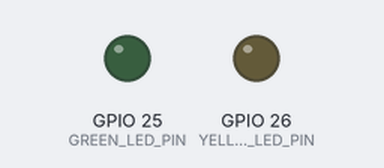
Simulated run of this sketch. Board: ESP32. Shown: output pins drawn as LEDs (lit = HIGH). At 3.5 s the program puts the board to deep sleep or switches it off; the recording ends there.

Above: at 0.0 s.
At 0.6 s:
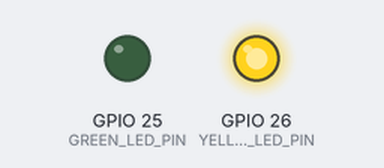
Timing chart, 0 to 3.5 s (numbered marks = the images above):
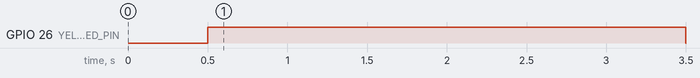

Measured:
- by itself, GPIO 26 (YELLOW_LED_PIN): LOW → HIGH at 0.50 s, → LOW 3.0 s later

The sketch:

DeepSleepExample.ino
```cpp
    /////////////////////////////////////////////////////////////////
   //             ESP32 Deep Sleep Example 1             v1.00    //
  //       Get the latest version of the code here:              //
 //       http://educ8s.tv/esp32-deep-sleep-tutorial            //
/////////////////////////////////////////////////////////////////

#define uS_TO_S_FACTOR 1000000  /* Conversion factor for micro seconds to seconds */
#define TIME_TO_SLEEP  3        /* Time ESP32 will go to sleep (in seconds) */

RTC_DATA_ATTR int bootCount = 0;

int GREEN_LED_PIN = 25;
int YELLOW_LED_PIN = 26;

void setup(){

  pinMode(GREEN_LED_PIN,OUTPUT);
  pinMode(YELLOW_LED_PIN,OUTPUT);
  delay(500);

  if(bootCount == 0) //Run this only the first time
  {
      digitalWrite(YELLOW_LED_PIN,HIGH);
      bootCount = bootCount+1;
  }else
  {
      digitalWrite(GREEN_LED_PIN,HIGH);
  }

  delay(3000);

  digitalWrite(GREEN_LED_PIN,LOW);
  digitalWrite(YELLOW_LED_PIN,LOW);

  esp_sleep_enable_timer_wakeup(TIME_TO_SLEEP * uS_TO_S_FACTOR);
  esp_deep_sleep_start();
}

void loop(){

}
```
